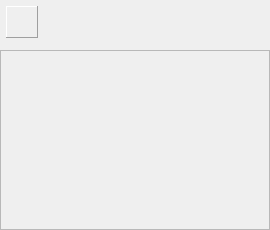
<ui version="4.0" >
 <class>InfoListWidget</class>
 <widget class="QWidget" name="InfoListWidget" >
  <property name="geometry" >
   <rect>
    <x>0</x>
    <y>0</y>
    <width>270</width>
    <height>230</height>
   </rect>
  </property>
  <layout class="QVBoxLayout" >
   <property name="margin" >
    <number>0</number>
   </property>
   <item>
    <layout class="QHBoxLayout" >
     <property name="margin" >
      <number>6</number>
     </property>
     <item>
      <widget class="QLabel" name="sortIcon" >
       <property name="sizePolicy" >
        <sizepolicy vsizetype="Fixed" hsizetype="Fixed" >
         <horstretch>0</horstretch>
         <verstretch>0</verstretch>
        </sizepolicy>
       </property>
       <property name="minimumSize" >
        <size>
         <width>32</width>
         <height>32</height>
        </size>
       </property>
       <property name="frameShape" >
        <enum>QFrame::Panel</enum>
       </property>
       <property name="frameShadow" >
        <enum>QFrame::Raised</enum>
       </property>
      </widget>
     </item>
     <item>
      <layout class="QVBoxLayout" >
       <property name="spacing" >
        <number>0</number>
       </property>
       <item>
        <layout class="QHBoxLayout" >
         <item>
          <widget class="ClickableLabel" name="sort1" />
         </item>
         <item>
          <widget class="ClickableLabel" name="sortArrow1" />
         </item>
         <item>
          <spacer>
           <property name="orientation" >
            <enum>Qt::Horizontal</enum>
           </property>
           <property name="sizeHint" stdset="0" >
            <size>
             <width>0</width>
             <height>0</height>
            </size>
           </property>
          </spacer>
         </item>
         <item>
          <widget class="ClickableLabel" name="sort2" >
           <property name="alignment" >
            <set>Qt::AlignRight|Qt::AlignTrailing|Qt::AlignVCenter</set>
           </property>
          </widget>
         </item>
         <item>
          <widget class="ClickableLabel" name="sortArrow2" />
         </item>
        </layout>
       </item>
       <item>
        <layout class="QHBoxLayout" >
         <item>
          <widget class="ClickableLabel" name="sort3" >
           <property name="font" >
            <font>
             <pointsize>7</pointsize>
            </font>
           </property>
          </widget>
         </item>
         <item>
          <widget class="ClickableLabel" name="sortArrow3" />
         </item>
         <item>
          <spacer>
           <property name="orientation" >
            <enum>Qt::Horizontal</enum>
           </property>
           <property name="sizeHint" stdset="0" >
            <size>
             <width>0</width>
             <height>0</height>
            </size>
           </property>
          </spacer>
         </item>
         <item>
          <widget class="ClickableLabel" name="sort4" >
           <property name="font" >
            <font>
             <pointsize>7</pointsize>
            </font>
           </property>
           <property name="alignment" >
            <set>Qt::AlignRight|Qt::AlignTrailing|Qt::AlignVCenter</set>
           </property>
          </widget>
         </item>
         <item>
          <widget class="ClickableLabel" name="sortArrow4" />
         </item>
        </layout>
       </item>
      </layout>
     </item>
    </layout>
   </item>
   <item>
    <widget class="QScrollArea" name="listArea" >
     <property name="horizontalScrollBarPolicy" >
      <enum>Qt::ScrollBarAlwaysOff</enum>
     </property>
     <property name="widgetResizable" >
      <bool>true</bool>
     </property>
     <widget class="QWidget" name="listAreaContents" >
      <property name="geometry" >
       <rect>
        <x>0</x>
        <y>0</y>
        <width>266</width>
        <height>168</height>
       </rect>
      </property>
      <layout class="QVBoxLayout" >
       <property name="margin" >
        <number>0</number>
       </property>
      </layout>
     </widget>
    </widget>
   </item>
  </layout>
 </widget>
 <customwidgets>
  <customwidget>
   <class>ClickableLabel</class>
   <extends>QLabel</extends>
   <header>ClickableLabel.h</header>
  </customwidget>
 </customwidgets>
 <resources/>
 <connections/>
</ui>
